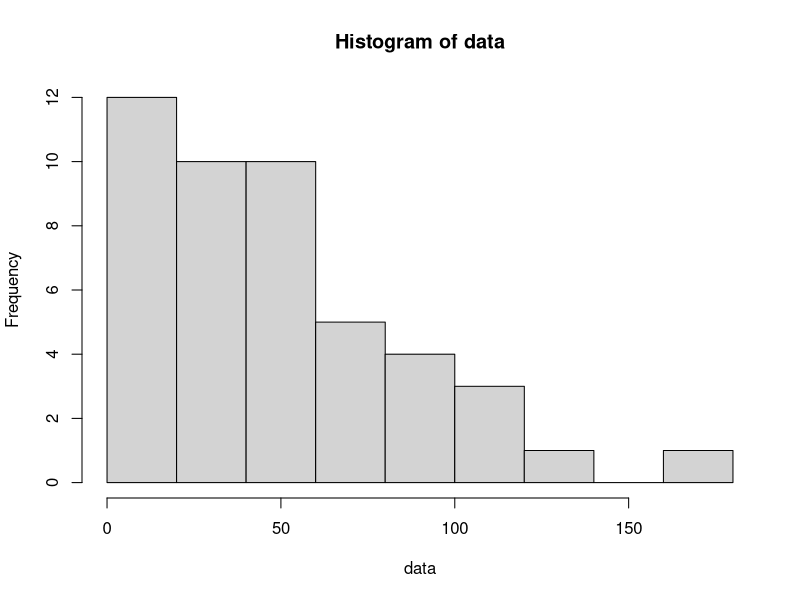
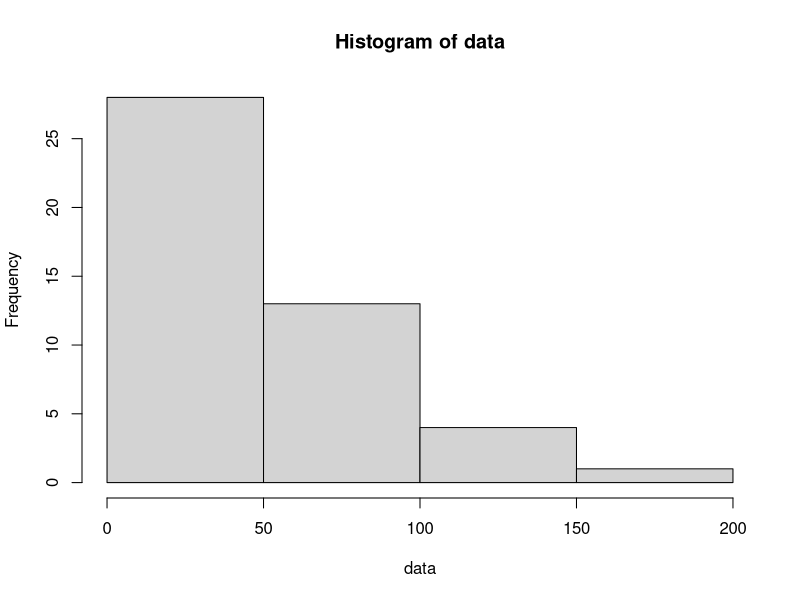
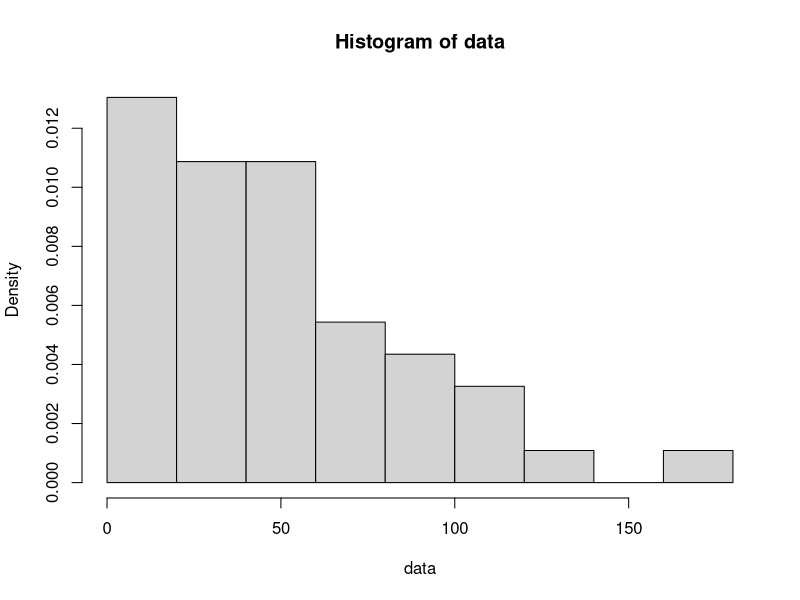
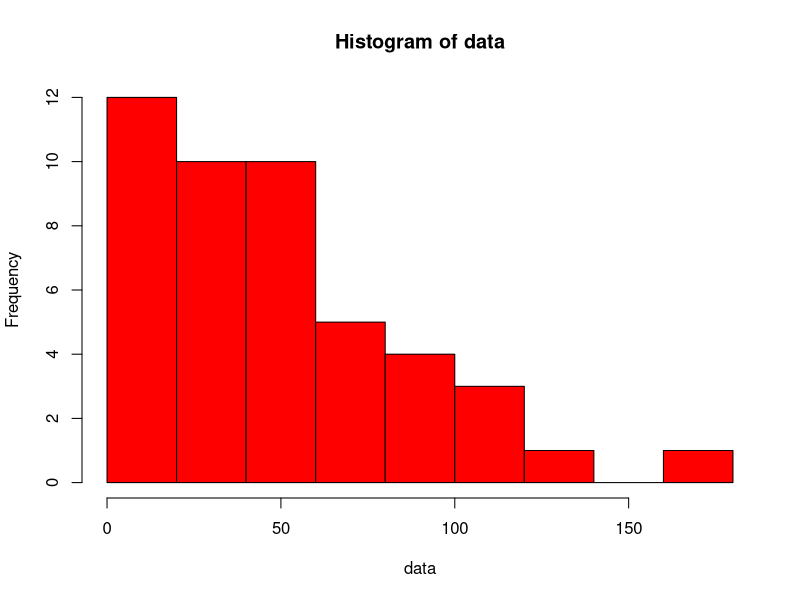
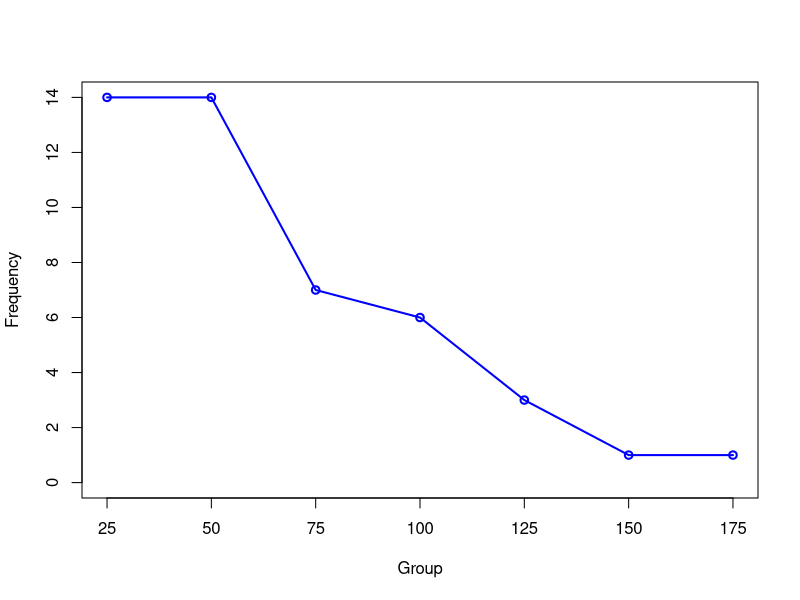
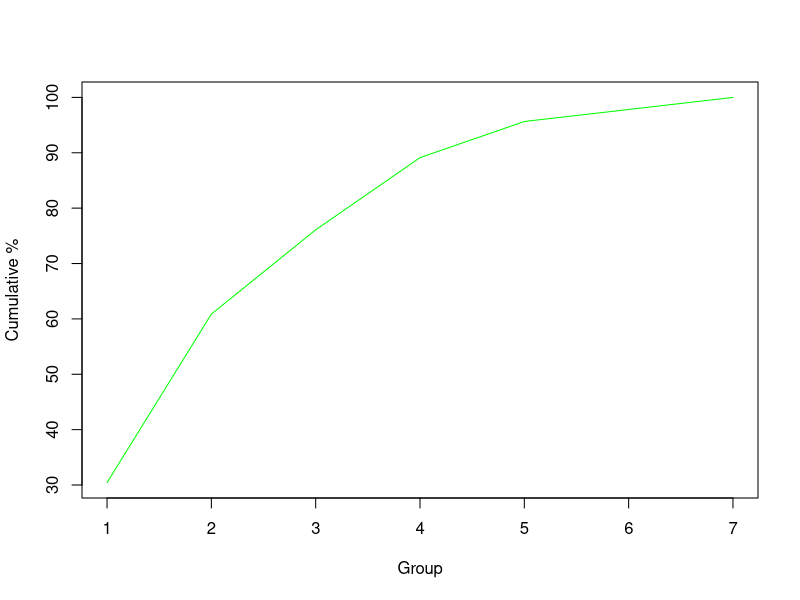
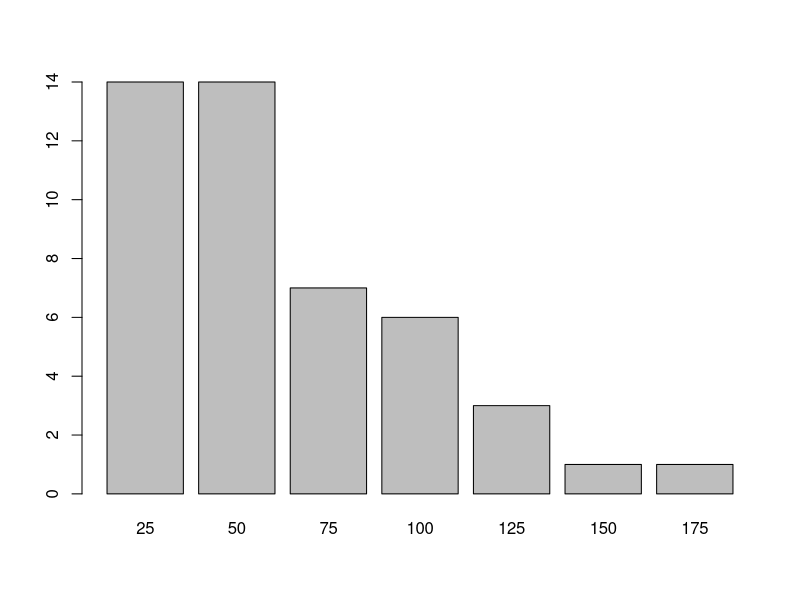
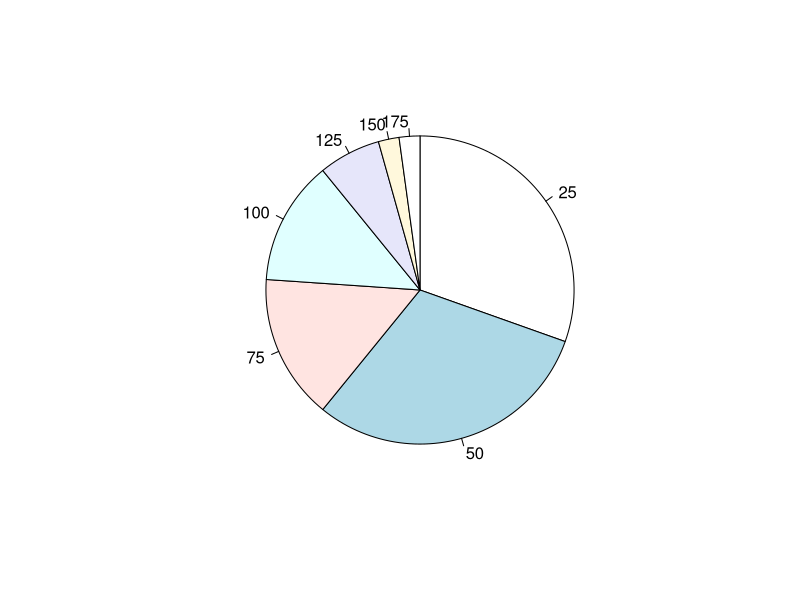

The R script that drew these images, in order:
# File 01. Frequency distributions in Tables and Graphs
# Chapter 2 of Statistics for the Behaviooral Sciences 2nd edition by Privitera
# made by JJ Kim Feb 15th 2019

# table 2.1 data p. 32
data = c(30, 70, 7, 47, 13, 60, 0, 91, 33, 44, 40, 9, 67, 55, 65, 12, 140, 77, 49, 77, 110, 98, 21, 22, 44, 33, 44, 18, 10, 33, 30, 20, 110, 109, 54, 17, 55, 16, 90, 12, 175, 44, 33, 33, 7, 82)

# range(data) will show the range of the data: the minimum and maximum value.
range(data)

# Frequency distribution into grouped data 
n <- 7                                  # the number of intervals
grouped_data <- cut(data, breaks=n)     # cut data into n groups 
freq <- table(grouped_data)             # show the frequency distribution
rownames(freq) <- c(25, 50, 75, 100, 125, 150, 175) # set the column name
cum <- cumsum(freq)                     # cumulative frequency distribution
rel <- freq/sum(freq)                   # relative frequency
rel_per <- rel * 100                    # relative percent
cum_rel <- cum/sum(freq)                # cumulative relative frequency
cum_rel_per <- cum_rel * 100            # cumulative relative percent

# shows the frequency table by binding each columns  
f_table <- cbind(freq, cum, rel, rel_per, cum_rel, cum_rel_per)

# change column names of the table
colnames(f_table) <- c("Frequency", "Cumulative Frequency", "Relative Frequency", "Relative Percent", "Cumulative Relative Frequency", "Cumulative Relative Percent")
# show the frequency table
f_table

# histogram of table
hist(data)
hist(data, breaks = 5)
hist(data, breaks = 10, freq = FALSE) # it shows the density
hist(data, breaks = 10, col = "red") # setting a color

# Frequency polygons
plot(freq, type = 'o', col = 'blue', xlab = "Group", ylab = "Frequency")
# Ogive
plot(cum_rel_per, type = 'l', col = 'green', xlab = "Group", ylab = "Cumulative %")
# Stem-and-leaf display
stem(data)

# Bar chart
barplot(freq)
# Pie chart
pie(freq, clockwise = TRUE)

# Optional - Data Frame in R
# if you make this table in the form of data frame, then you can easily access to each column
df <- data.frame(f_table)
# access to the column using the column name.
df$Frequency
df$Cumulative.Frequency
# row.names show the row name of data frame
row.names(df)
